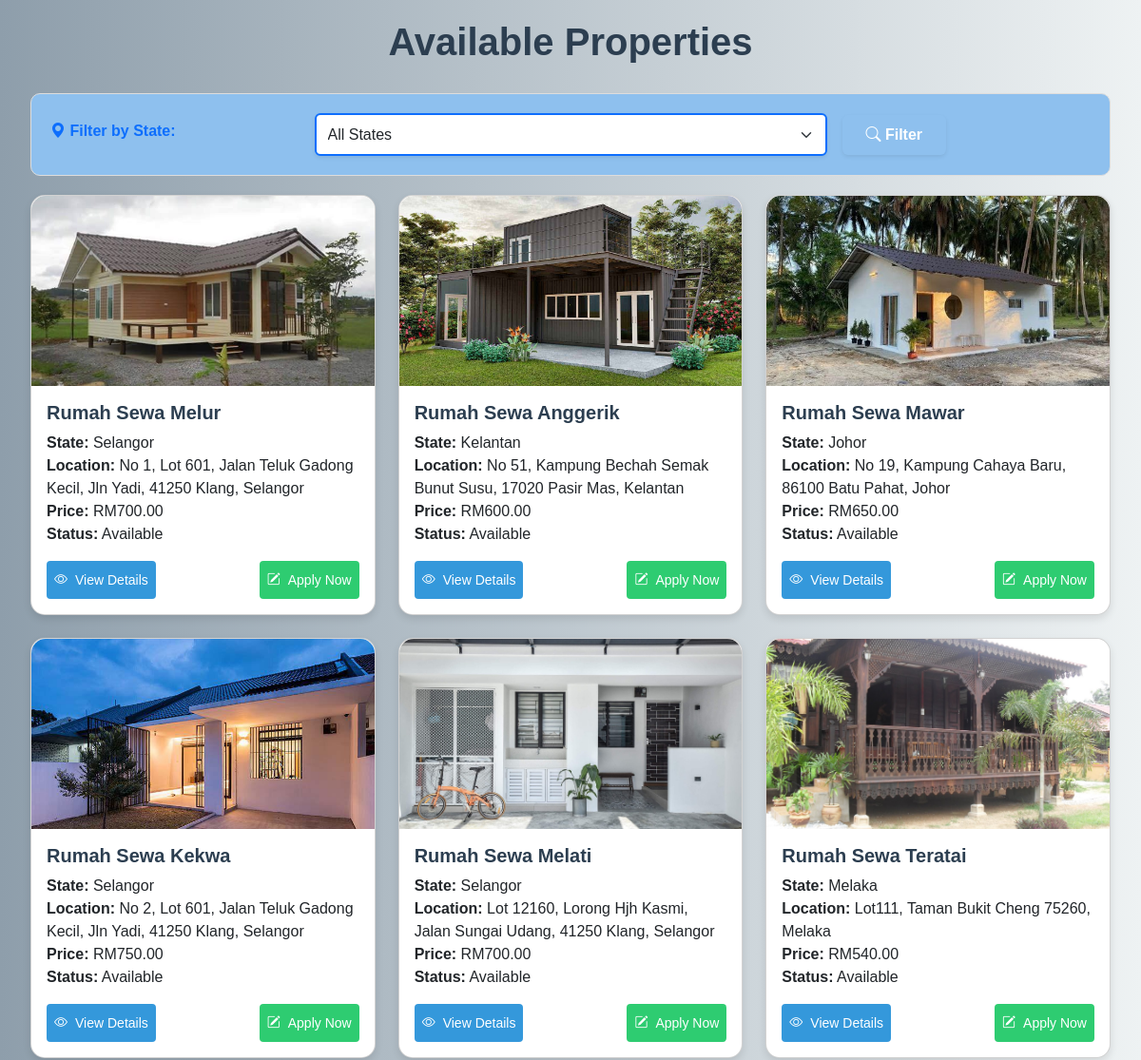
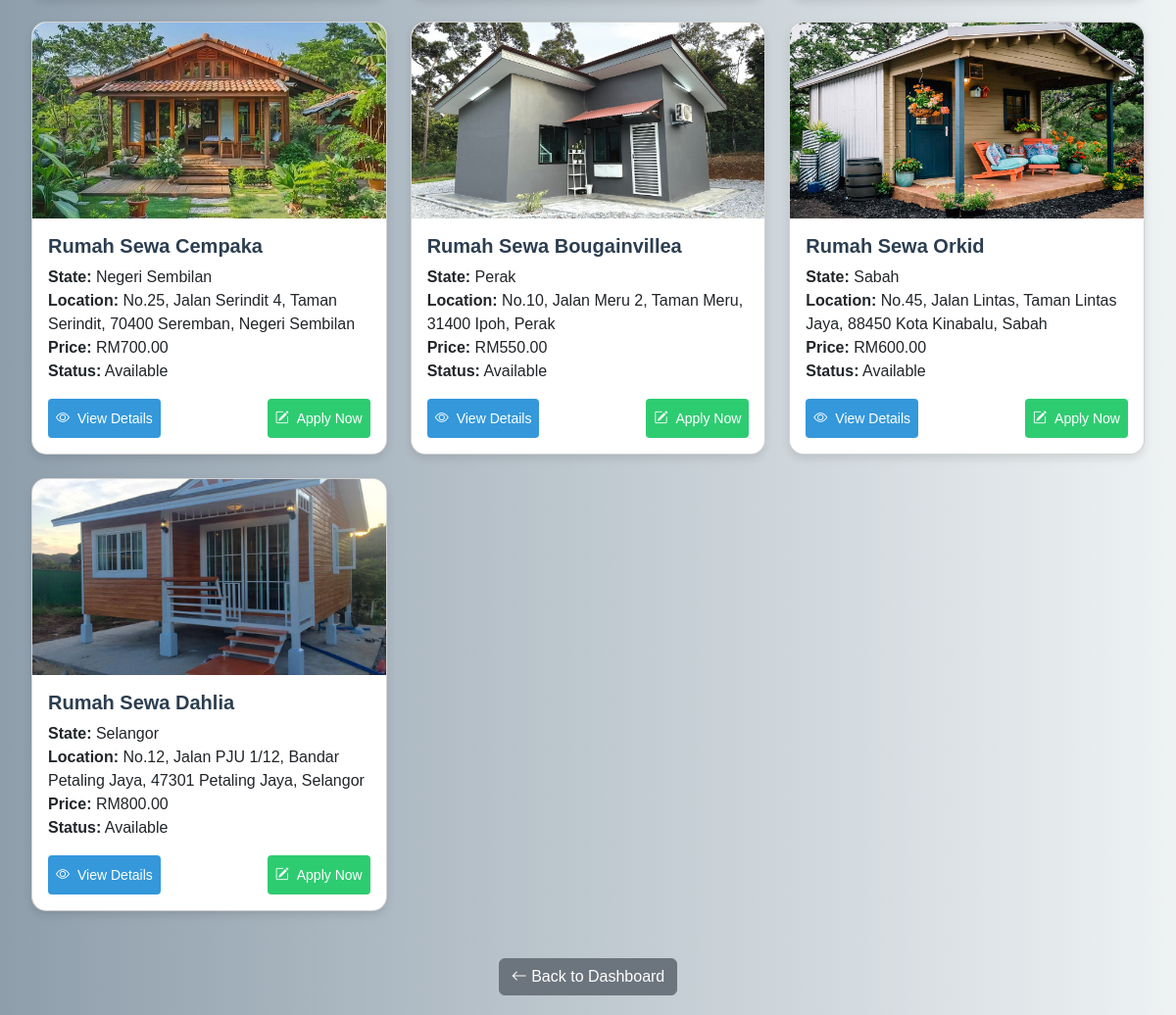
The page /available_properties.php on the database its author committed (2 pictures, top to bottom).
### tables this page shows
CREATE TABLE `properties` (
  `id` int(11) NOT NULL,
  `name` varchar(255) NOT NULL,
  `location` varchar(255) NOT NULL,
  `price` decimal(10,2) NOT NULL,
  `image` varchar(255) NOT NULL,
  `rental_price` decimal(10,2) NOT NULL
);

### available_properties.php (the view, shortened to what this page needs)
<?php
$servername = "localhost";
$username = "root";
$password = "";
$dbname = "house_rental_system";
$conn = new mysqli($servername, $username, $password, $dbname);
$sql = "
    SELECT p.id, p.name, p.location, p.price, p.image,
           CASE
               WHEN EXISTS (
                   SELECT 1
                   FROM rental_applications ra
                   WHERE ra.property_id = p.id
               ) THEN 'rented'
               ELSE 'available'
           END AS status
    FROM properties p
";
$stmt = $conn->prepare($sql);
$stmt->execute();
$result = $stmt->get_result();
?>
<!DOCTYPE html>
<html lang="en">
<head>
    <link href="https://cdn.jsdelivr.net/npm/bootstrap@5.3.0/dist/css/bootstrap.min.css" rel="stylesheet">
    <link href="https://cdnjs.cloudflare.com/ajax/libs/bootstrap-icons/1.10.5/font/bootstrap-icons.min.css" rel="stylesheet">
</head>
<body>
    <div class="container">
        <h1>Available Properties</h1>
        <div class="filter-container">
            <form method="GET" action="">
                <div class="row g-3 align-items-center">
                    <div class="col-md-3">
                        <label for="state" class="form-label fw-bold text-primary">
                            <i class="bi bi-geo-alt-fill"></i> Filter by State:
                        </label>
                    </div>
                    <div class="col-md-6">
                        <select name="state" id="state" class="form-select border-primary shadow-sm" style="height: 45px; font-size: 16px;">
                            <option value="">All States</option>
                        </select>
                    </div>
                    <div class="col-md-3">
                        <button type="submit" class="btn btn-gradient shadow-sm px-4 py-2 fw-bold text-white">
                            <i class="bi bi-search"></i> Filter
                        </button>
                    </div>
                </div>
            </form>
        </div>
        <div class="row">
            <?php if ($result->num_rows > 0): ?>
                <?php while ($row = $result->fetch_assoc()): ?>
                    <div class="col-md-4 mb-4">
                        <div class="card property-card">
                            <img src="<?php echo '../' . $row['image']; ?>" alt="Property Image">
                            <div class="card-body">
                                <h5 class="card-title"><?php echo $row['name']; ?></h5>
                                <p class="card-text">
                                    <strong>State:</strong> <?php echo trim(substr($row['location'], strrpos($row['location'], ',') + 1)); ?><br>
                                    <strong>Location:</strong> <?php echo $row['location']; ?><br>
                                    <strong>Price:</strong> RM<?php echo $row['price']; ?><br>
                                    <strong>Status:</strong> <?php echo ucfirst($row['status']); ?>
                                </p>
                                <?php if ($row['status'] === 'available'): ?>
                                    <div class="button-container">
                                        <a href="property_details.php?id=<?php echo $row['id']; ?>" class="btn btn-primary btn-sm">
                                            <i class="bi bi-eye"></i> View Details
                                        </a>
                                        <a href="rental_application.php?property_id=<?php echo $row['id']; ?>" class="btn btn-success btn-sm">
                                            <i class="bi bi-pencil-square"></i> Apply Now
                                        </a>
                                    </div>
                                <?php else: ?>
                                    <p class="text-danger">This property is currently rented.</p>
                                <?php endif; ?>
                            </div>
                        </div>
                    </div>
                <?php endwhile; ?>
            <?php else: ?>
                <p class="text-danger text-center">No properties found in the selected state.</p>
            <?php endif; ?>
        </div>
        <div class="text-center mt-4">
            <a href="tenant_dashboard.php" class="btn btn-secondary">
                <i class="bi bi-arrow-left"></i> Back to Dashboard
            </a>
        </div>
    </div>
</body>
</html>

### available_properties.php (style rules this page uses)
body { font-family: Arial, sans-serif; background: linear-gradient(to right, #8e9eab, #eef2f3); color: #333; min-height: 100vh; padding: 20px; }
h1 { text-align: center; margin-bottom: 30px; color: #2c3e50; font-weight: bold; }
.property-card { border-radius: 15px; box-shadow: 0 4px 8px rgba(0, 0, 0, 0.1); transition: transform 0.3s, box-shadow 0.3s; }
.property-card img { border-radius: 15px 15px 0 0; object-fit: cover; width: 100%; height: 200px; }
.card-title { color: #2c3e50; font-weight: bold; }
.btn-primary { background-color: #3498db; border: none; display: inline-flex; align-items: center; gap: 8px; height: 40px; }
.btn-success { background-color: #2ecc71; border: none; display: inline-flex; align-items: center; gap: 8px; height: 40px; }
.button-container { display: flex; justify-content: space-between; align-items: center; margin-top: 10px; gap: 10px; }
.container { max-width: 1200px; margin: 0 auto; }
.filter-container { background: rgb(142, 192, 238); border-radius: 10px; border: 1px solid #ddd; padding: 20px; margin-bottom: 20px; transition: box-shadow 0.3s ease; }
.filter-container .form-select { border: 2px solid #3498db; transition: border-color 0.3s ease; }

### rows shown on the page
properties: image (picture), name "Rumah Sewa Melur", location "Selangor", location "No 1, Lot 601, Jalan Teluk Gadong Kecil, Jln Yadi, 41250 Klang, Selangor", price "700.00", status "Available"
properties: image (picture), name "Rumah Sewa Anggerik", location "Kelantan", location "No 51, Kampung Bechah Semak Bunut Susu, 17020 Pasir Mas, Kelantan", price "600.00", status "Available"
properties: image (picture), name "Rumah Sewa Mawar", location "Johor", location "No 19, Kampung Cahaya Baru, 86100 Batu Pahat, Johor", price "650.00", status "Available"
properties: image (picture), name "Rumah Sewa Kekwa", location "Selangor", location "No 2, Lot 601, Jalan Teluk Gadong Kecil, Jln Yadi, 41250 Klang, Selangor", price "750.00", status "Available"
properties: image (picture), name "Rumah Sewa Melati", location "Selangor", location "Lot 12160, Lorong Hjh Kasmi, Jalan Sungai Udang, 41250 Klang, Selangor", price "700.00", status "Available"
properties: image (picture), name "Rumah Sewa Teratai", location "Melaka", location "Lot111, Taman Bukit Cheng 75260, Melaka", price "540.00", status "Available"
properties: image (picture), name "Rumah Sewa Cempaka", location "Negeri Sembilan", location "No.25, Jalan Serindit 4, Taman Serindit, 70400 Seremban, Negeri Sembilan", price "700.00", status "Available"
properties: image (picture), name "Rumah Sewa Bougainvillea", location "Perak", location "No.10, Jalan Meru 2, Taman Meru, 31400 Ipoh, Perak", price "550.00", status "Available"
properties: image (picture), name "Rumah Sewa Orkid", location "Sabah", location "No.45, Jalan Lintas, Taman Lintas Jaya, 88450 Kota Kinabalu, Sabah", price "600.00", status "Available"
properties: image (picture), name "Rumah Sewa Dahlia", location "Selangor", location "No.12, Jalan PJU 1/12, Bandar Petaling Jaya, 47301 Petaling Jaya, Selangor", price "800.00", status "Available"
